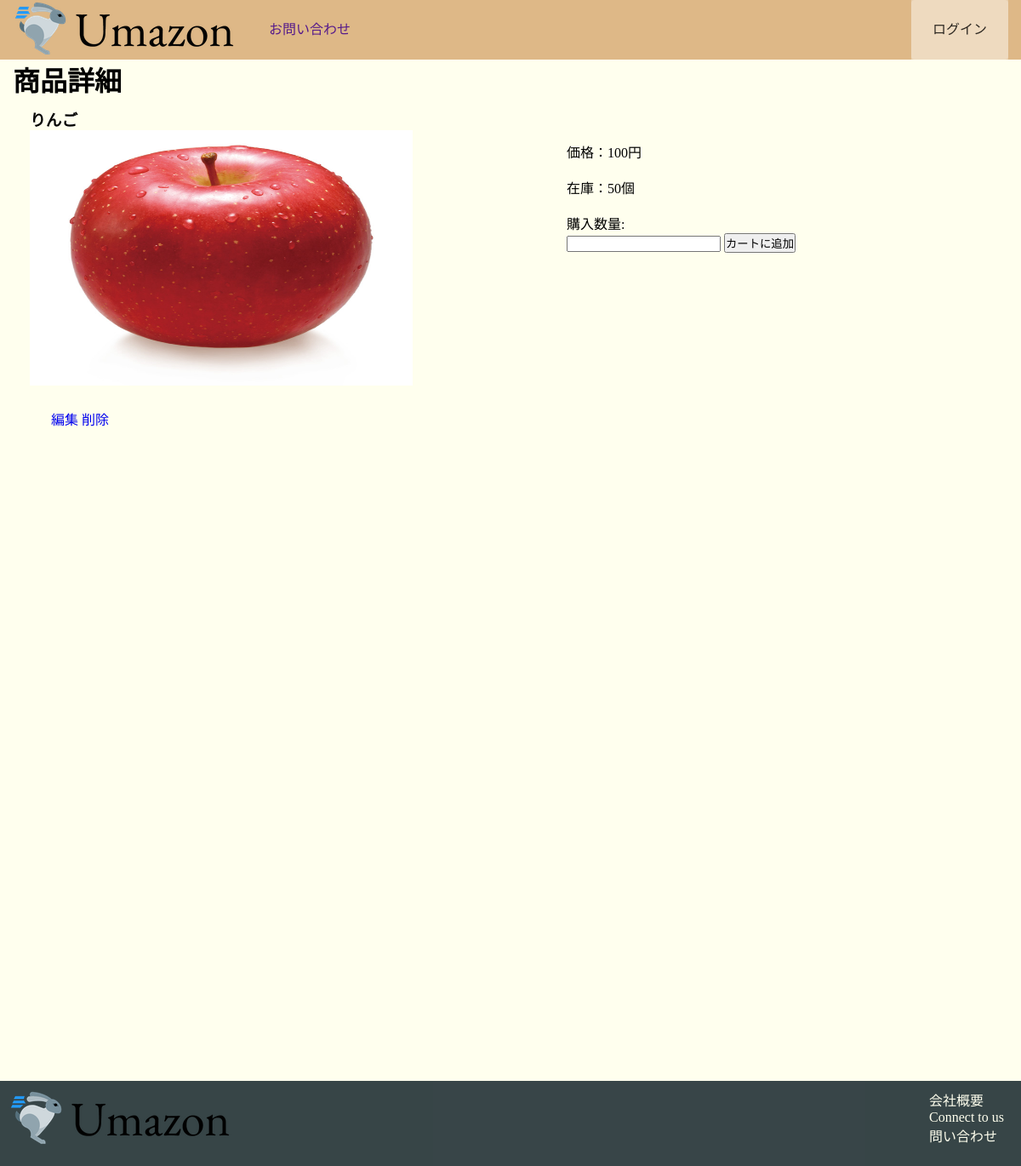
/products/11, run on the app's committed database.
### product/models.py (models this page shows)
class Product(models.Model):
    category = models.ForeignKey(Category,verbose_name='カテゴリー名', null=True, blank=True,on_delete=models.SET_NULL)
    name = models.CharField("商品名", max_length=128)
    image = models.ImageField(upload_to='images',blank=True, null=True)
    price = models.PositiveIntegerField("価格")
    count = models.PositiveIntegerField('数量')

### product/views.py (the view)
# urls.py: path('products/<int:product_id>',product.views.product_detail,name='product_detail'),
def product_detail(request,product_id):
    try:
        product = Product.objects.get(id=product_id)
    except Product.DoesNotExist:
        raise Http404
    return TemplateResponse(request,'product/product_detail.html',{'product': product})

### product/templates/product/product_detail.html (shortened to what this page needs)
{% extends '../base.html' %}
{% block content %}
{% load static %}
<link rel="stylesheet" href="{% static 'css\detail_style.css' %}" type="text/css">
<div class="container">
  <div class="product">
    <h1>商品詳細</h1>
    <div class="product_style">
      <h3>{{ product.name }}</h3>
      <img src="{{product.image.url}}" alt="">
    </div>
    <div class="detail_style">
      <p>価格：{{ product.price }}円</p><br>
      <p>在庫：{{ product.count }}個</p><br>
      <form method="post" action="{% url 'cart_add' product.id %}">
        <p>購入数量:</p><input type="text" name="count">
        <input type="submit" value="カートに追加">
      </form>
    </div>
  </div>
  <div class="editor">
    <a href="{% url 'product_edit' product.id %}">編集</a>
    <a href="{% url 'product_delete' product.id %}">削除</a>
  </div>
</div>
{% endblock content %}

### static/css/style.css (style rules this page uses)
* { margin:0; padding:0; }
body { margin: 0; font-family: "Hiragino Kaku Gothic ProN"; }
a { text-decoration: none; }
.container { width: 1170px; padding: 0 15px; margin: 0 auto; }

### static/css/detail_style.css (style rules this page uses)
.product { height:300px; }
.product_style { float: left; padding: 10px 20px; }
.detail_style { float: right; padding-top: 50px; padding-right: 250px; }
.product_style img { width: 450px; height: 100%; }
.editor { position: absolute; top: 480px; left: 60px; }

### data on the page
Product: name "りんご", image (picture), price "100", count "50"
